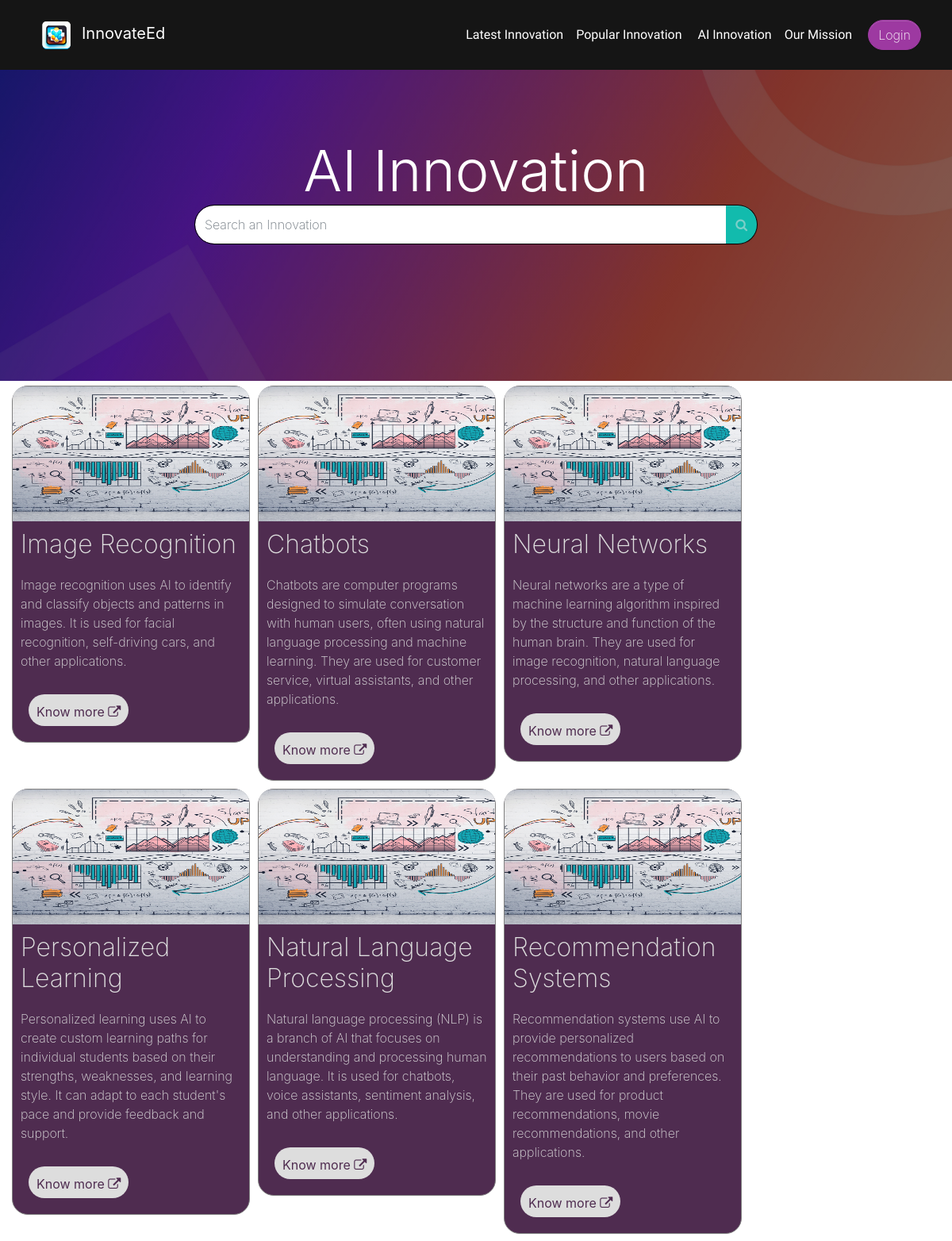
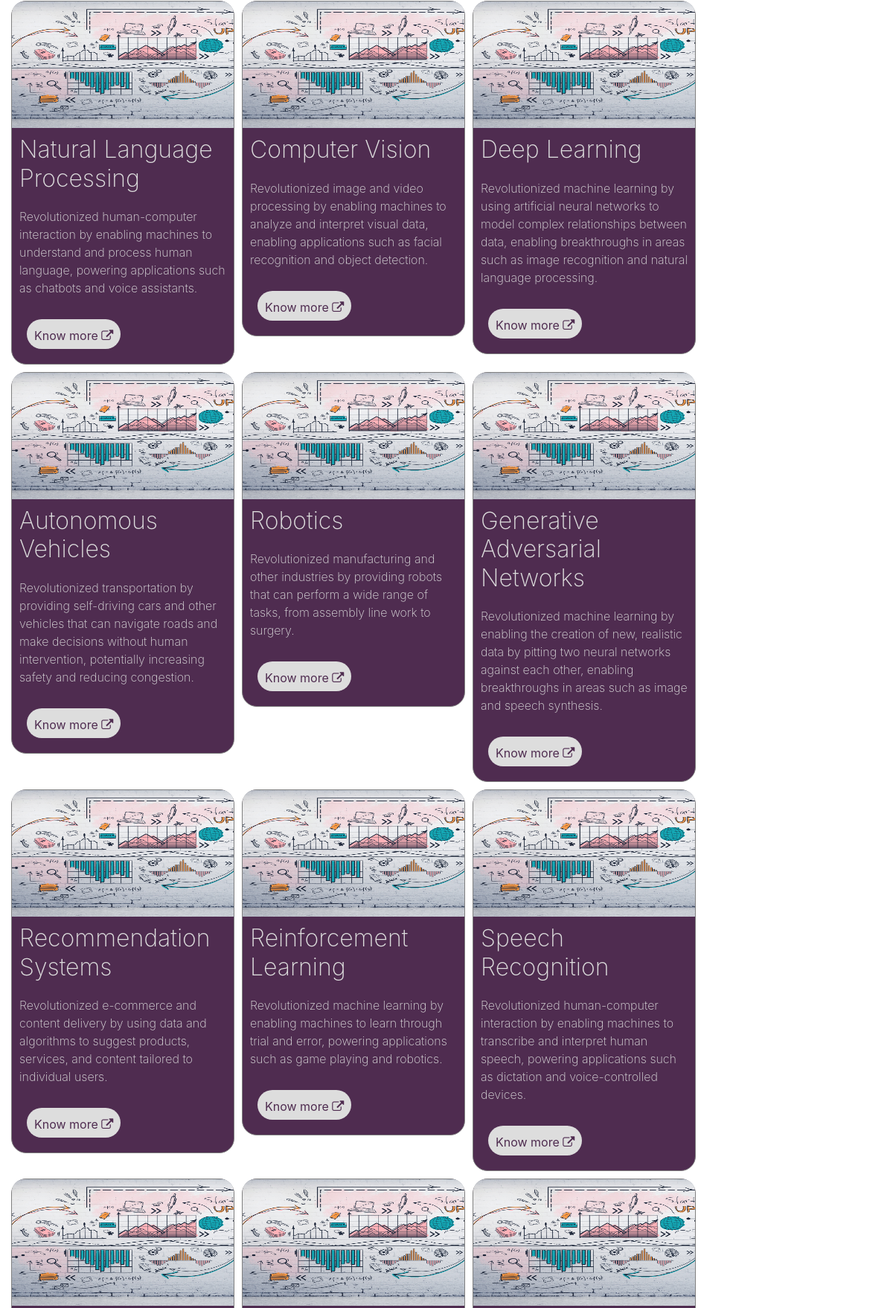
Screenshot of /AI-innovation.php (upper part) with the database file from the repository (2 pictures, top to bottom).
### tables this page shows
CREATE TABLE `innovation_cards` (
  `id` int NOT NULL AUTO_INCREMENT,
  `title` varchar(255) DEFAULT NULL,
  `description` varchar(1000) DEFAULT NULL,
  `category` varchar(255) DEFAULT NULL,
  `created_at` timestamp NULL DEFAULT CURRENT_TIMESTAMP,
  `image` varchar(255) DEFAULT 'assets/images/default.jpg',
  PRIMARY KEY (`id`)
);

### AI-innovation.php (the view, shortened to what this page needs)
<?php
include_once "includes/sql.php";
$stmt = $conn->prepare(
    "SELECT * FROM innovation_cards where category='Artificial Intelligence'  "
);
$stmt->execute();
$result = $stmt->get_result();
?>
<!DOCTYPE html>
<html>
<head>
  <link rel="stylesheet" href="https://cdnjs.cloudflare.com/ajax/libs/font-awesome/4.7.0/css/font-awesome.min.css" type="text/css">
  <link rel="stylesheet" href="assets/style/Untitled.css">
  <link rel="stylesheet" href="assets/style/card-style.css">
</head>
<body style=" border-top-right-radius: 15px;  border-bottom-right-radius: 15px;">
<?php
include_once "includes/header.php";
include_once "includes/searchbar.php";
echo searchbar("AI Innovation");
?>
  <div class="" style="">
    <div class="py-1" style="">
      <div class="container-fluid">
        <div class="row">
          <div class="masonry">
            <?php while ($fetchedArray = $result->fetch_assoc()) {
                echo <<<card
    <div class="item">
    <img src="${fetchedArray["image"]}">
    <div class="header">
      <h2>${fetchedArray["title"]}</h2>
    </div>
    <div class="para">
      <p>${fetchedArray["description"]}</p>
    </div>
    <div class="footer">
      <button class="padding:6px; width:auto;"><a href="../openai/index.php?id=${fetchedArray["id"]}" data-lightbox" > Know more <i class="fa fa-external-link" aria-hidden="true"></i></a>
        </button>
    </div>
  </div>
card;
            } ?>
          </div>
        </div>
      </div>
    </div>
  </div>
</body>
</html>

### assets/style/card-style.css (style rules this page uses)
.footer a { color:#4f2c50 !important; }
html { box-sizing: border-box; }
*, *:before, *:after { box-sizing: inherit; }
.masonry { display: flex; margin: 0px auto; columns: 4; column-gap: 10px; flex-wrap:wrap; }
.item { margin: 0 0 1.5em; border-radius: 20px; width: 300px; background-color: #4f2c50; border: 1px solid gray; margin-bottom: 10px; break-inside: avoid; height:fit-content; color: #dddddd; }
@media only screen and (min-width: 1024px) { .masonry { column-count: 4; } }
.item img { border-top-right-radius: 16px; border-top-left-radius: 16px; width: 100%; height: 170px; }
.item h2 { padding: 10px; margin: 0px; }
.item p { padding: 10px; margin: 0px; }
.footer { gap: 10px; display: flex; padding: 20px; }
.item button { padding: 10px; height: 40px; border-radius: 20px; border: 0px; background-color: #dddddd; }

### rows the page displays
innovation_cards: image (placeholder picture), title "Image Recognition", description "Image recognition uses AI to identify and classify objects and patterns in images. It is used for facial recognition, self-driving cars, and other applications."
innovation_cards: image (placeholder picture), title "Chatbots", description "Chatbots are computer programs designed to simulate conversation with human users, often using natural language processing and machine learning. They are used for customer service, virtual assistants, and other applications."
innovation_cards: image (placeholder picture), title "Neural Networks", description "Neural networks are a type of machine learning algorithm inspired by the structure and function of the human brain. They are used for image recognition, natural language processing, and other applications."
innovation_cards: image (placeholder picture), title "Personalized Learning", description "Personalized learning uses AI to create custom learning paths for individual students based on their strengths, weaknesses, and learning style. It can adapt to each student's pace and provide feedback and support."
innovation_cards: image (placeholder picture), title "Natural Language Processing", description "Natural language processing (NLP) is a branch of AI that focuses on understanding and processing human language. It is used for chatbots, voice assistants, sentiment analysis, and other applications."
innovation_cards: image (placeholder picture), title "Recommendation Systems", description "Recommendation systems use AI to provide personalized recommendations to users based on their past behavior and preferences. They are used for product recommendations, movie recommendations, and other applications."
innovation_cards: image (placeholder picture), title "Natural Language Processing", description "Revolutionized human-computer interaction by enabling machines to understand and process human language, powering applications such as chatbots and voice assistants."
innovation_cards: image (placeholder picture), title "Computer Vision", description "Revolutionized image and video processing by enabling machines to analyze and interpret visual data, enabling applications such as facial recognition and object detection."
innovation_cards: image (placeholder picture), title "Deep Learning", description "Revolutionized machine learning by using artificial neural networks to model complex relationships between data, enabling breakthroughs in areas such as image recognition and natural language processing."
innovation_cards: image (placeholder picture), title "Autonomous Vehicles", description "Revolutionized transportation by providing self-driving cars and other vehicles that can navigate roads and make decisions without human intervention, potentially increasing safety and reducing congestion."
innovation_cards: image (placeholder picture), title "Robotics", description "Revolutionized manufacturing and other industries by providing robots that can perform a wide range of tasks, from assembly line work to surgery."
innovation_cards: image (placeholder picture), title "Generative Adversarial Networks", description "Revolutionized machine learning by enabling the creation of new, realistic data by pitting two neural networks against each other, enabling breakthroughs in areas such as image and speech synthesis."
innovation_cards: image (placeholder picture), title "Recommendation Systems", description "Revolutionized e-commerce and content delivery by using data and algorithms to suggest products, services, and content tailored to individual users."
innovation_cards: image (placeholder picture), title "Reinforcement Learning", description "Revolutionized machine learning by enabling machines to learn through trial and error, powering applications such as game playing and robotics."
innovation_cards: image (placeholder picture), title "Speech Recognition", description "Revolutionized human-computer interaction by enabling machines to transcribe and interpret human speech, powering applications such as dictation and voice-controlled devices."
innovation_cards: image (placeholder picture)
innovation_cards: image (placeholder picture)
innovation_cards: image (placeholder picture)

### other values shown
search_query "AI Innovation"
